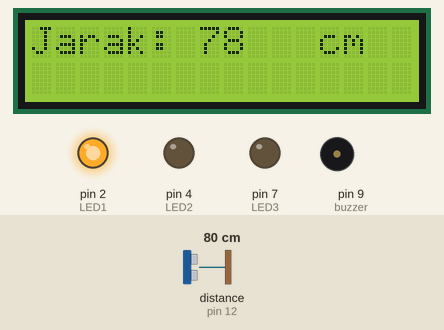
This sketch was run on a simulated Arduino Uno, built with avr-gcc and run on an emulated ATmega328P. On the bench: 16×2 character LCD, output pins drawn as LEDs (lit = HIGH), buzzer (waves = sounding, pin HIGH). Wiring (inferred from the names in the program): ultrasonic range finder: trigger pin 13; echo pin 12. The inputs (shaded band) are chosen by the test bench; at power-on: distance to the obstacle (sensor on pin 12) 80 cm. The echo pulse lasts 58.3 µs per cm; pins used as bus, display or sensor lines are not drawn.

Above: at 1.2 s.
1.3 s: distance to the obstacle (sensor on pin 12) set to 65 cm
At 3.5 s:
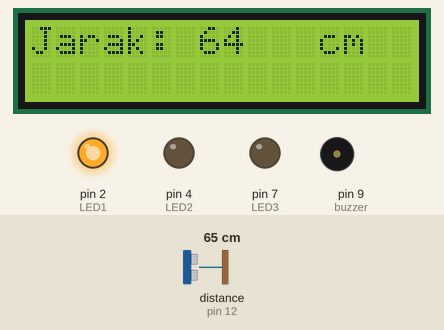
3.8 s: distance to the obstacle (sensor on pin 12) set to 55 cm
At 6.2 s:
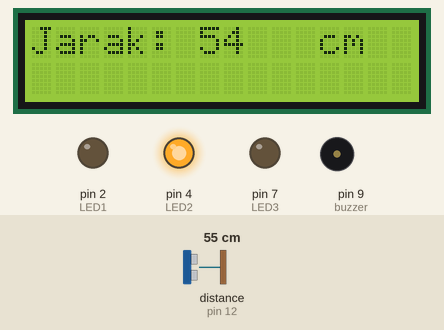
7.0 s: distance to the obstacle (sensor on pin 12) set to 28 cm
At 8.6 s:
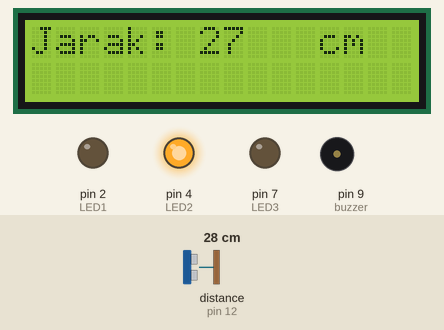
9.4 s: distance to the obstacle (sensor on pin 12) set to 22 cm
At 12.3 s:
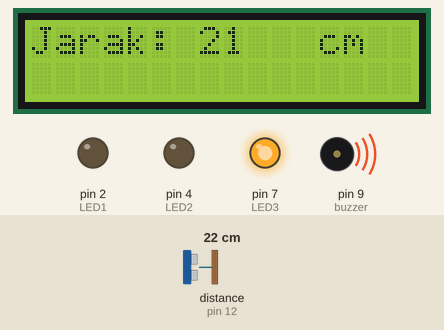
12.6 s: distance to the obstacle (sensor on pin 12) set to 2 cm
At 14.4 s:
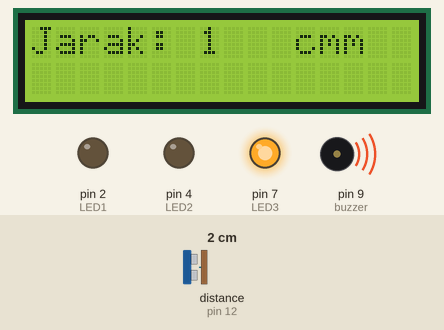
Timing chart, 0 to 15.9 s (numbered marks = the images above; inputs shaded):
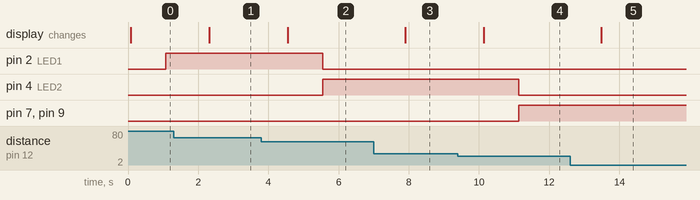

Measured:
- the behaviour switches between 61 and 60 cm on distance to the obstacle (sensor on pin 12) (found by bisection; images 1 and 2)
- the behaviour switches between 26 and 25 cm on distance to the obstacle (sensor on pin 12) (found by bisection; images 3 and 4)
- after the input at 1.3 s, the display: changes after 1.0 s (image 1)
- after the input at 3.8 s, pin 2 (LED1): HIGH → LOW after 1.8 s; pin 4 (LED2): LOW → HIGH after 1.8 s; the display: changes after 0.75 s (image 2)
- after the input at 7.0 s, the display: changes after 0.91 s (image 3)
- after the input at 9.4 s, pin 4 (LED2): HIGH → LOW after 1.7 s; pin 7 (LED3), pin 9 (buzzer): LOW → HIGH after 1.7 s; the display: changes after 0.74 s (image 4)
- after the input at 12.6 s, the display: changes after 0.88 s (image 5)

The sketch:

TUGAS_dengan_indikator.ino
```cpp
#include <LiquidCrystal_I2C.h>
LiquidCrystal_I2C lcd(0x27, 16, 2);

const int trigPin = 13;
const int echoPin = 12;
const int LED1 = 2;
const int LED2 = 4;
const int LED3 = 7;
const int buzzer = 9;
long durasi;
int jarak;

void setup() {
lcd.begin();
pinMode(trigPin, OUTPUT);
pinMode(LED1, OUTPUT);
pinMode(LED2, OUTPUT);
pinMode(LED3, OUTPUT);
pinMode(buzzer, OUTPUT);
pinMode(echoPin, INPUT);

Serial.begin(9600);
}

void loop() {
  digitalWrite(trigPin, LOW);  // Trig tidak aktif
  delayMicroseconds(2);
  digitalWrite(trigPin, HIGH); // Trig aktif
  delayMicroseconds(10);
  digitalWrite(trigPin, LOW);
  // Membaca sinyal masuk pada echo
  durasi = pulseIn(echoPin, HIGH);
  // Menghitung Jarak
  jarak = durasi * 0.034 / 2;     // Rumus menghitung jarak ultrasonik
  lcd.setCursor(0,0);
  lcd.print("Jarak: ");
  lcd.print(jarak);
  lcd.print("   cm");
  delay(1000);


  if (jarak >= 60){                // instruksi untuk mengaktifkan LED jika jarak benda kurang dari 5 cm
    digitalWrite(LED1, HIGH);
    digitalWrite(LED2, LOW);
    digitalWrite(LED3, LOW);
    digitalWrite(buzzer, LOW);
    delay(100);
  }
  else if (jarak > 25 && jarak < 60 ){                // instruksi untuk mengaktifkan LED jika jarak benda kurang dari 5 cm
    digitalWrite(LED2, HIGH);
    digitalWrite(LED1, LOW);
    digitalWrite(LED3, LOW);
    digitalWrite(buzzer, LOW);
    delay(100);
  }
  else if (jarak < 25){                // instruksi untuk mengaktifkan LED jika jarak benda kurang dari 5 cm
    digitalWrite(LED3, HIGH);
    digitalWrite(buzzer, HIGH);
    digitalWrite(LED2, LOW);
    digitalWrite(LED1, LOW);

     delay(100);
  }

}
```
